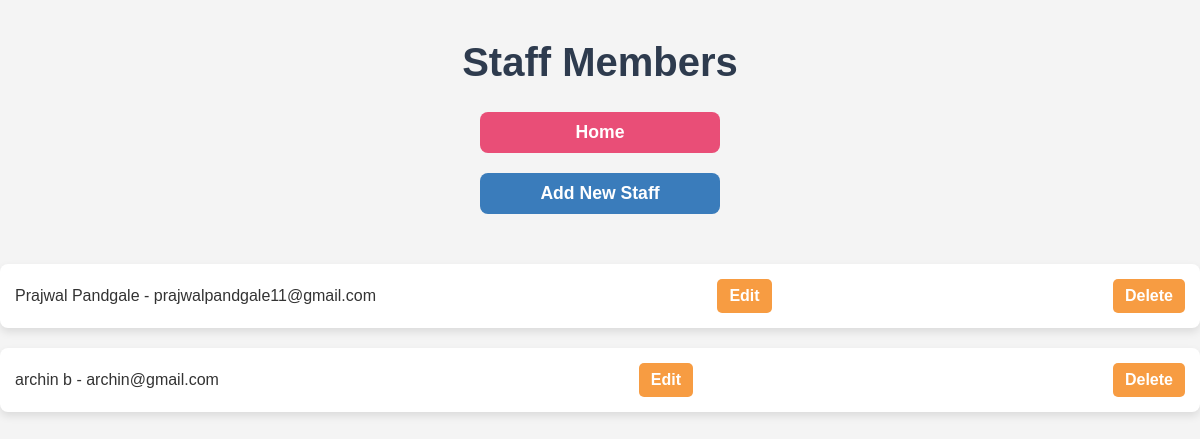
Page /staff/ on the committed database.
### yoga/models.py (models this page shows, shortened)
class Staff(models.Model):
    first_name = models.CharField(max_length=100)
    last_name = models.CharField(max_length=100)
    email = models.EmailField()
    phone = models.CharField(max_length=15)
    role = models.CharField(max_length=50, null=True, blank=True)  # Nullable field

### yoga/views.py (the view)
# urls.py: path('staff/', views.view_staff, name='view_staff'),
def view_staff(request):
    staff_list = Staff.objects.all()  # Fetch all staff entries from the database
    return render(request, 'view_staff.html', {'staff_list': staff_list})

### yoga/templates/view_staff.html (shortened to what this page needs)
{% load static %}
<!DOCTYPE html>
<html lang="en">
<head>
    <link rel="stylesheet" href="{% static 'css/view_staff.css' %}">
</head>
<body>
    <h1>Staff Members</h1>
    <nav>
        <a href="{% url 'home' %}" class="home-btn">Home</a>
        <a href="{% url 'add_staff' %}">Add New Staff</a>
    </nav>
    <ul>
        {% for staff in staff_list %}
            <li>
                {{ staff.first_name }} {{ staff.last_name }} - {{ staff.email }}
                <a href="{% url 'edit_staff' staff.id %}">Edit</a>
                <a href="{% url 'delete_staff' staff.id %}">Delete</a>
            </li>
        {% endfor %}
    </ul>
</body>
</html>

### yoga/static/css/view_staff.css (style rules this page uses)
body { font-family: Arial, sans-serif; background-color: #f4f4f4; margin: 0; padding: 0; color: #333; }
h1 { text-align: center; margin-top: 40px; font-size: 2.5rem; color: #2e3b4e; }
a { text-decoration: none; color: #3a7cbb; font-weight: bold; transition: color 0.3s ease; }
nav { display: flex; flex-direction: column; align-items: center; margin-bottom: 40px; }
nav a { font-size: 1.1rem; padding: 10px 20px; width: 200px; text-align: center; background-color: #3a7cbb; color: white; border-radius: 8px; transition: background-color 0.3s ease, transform 0.2s ease; margin-bottom: 10px; }
nav a.home-btn { background-color: #e94e77; margin-bottom: 20px; }
ul { list-style-type: none; padding: 0; margin-top: 20px; }
ul li { display: flex; justify-content: space-between; align-items: center; padding: 15px; margin-bottom: 20px; background-color: white; border-radius: 8px; box-shadow: 0 4px 8px rgba(0, 0, 0, 0.1); transition: transform 0.3s ease, box-shadow 0.3s ease; }
ul li a { padding: 8px 12px; margin-left: 10px; background-color: #f79c42; color: white; border-radius: 5px; font-size: 1rem; transition: background-color 0.3s ease, transform 0.2s ease; }
ul li:last-child { margin-bottom: 0; }

### rows in the picture
Staff: first_name "Prajwal", last_name "Pandgale", email "prajwalpandgale11@gmail.com"
Staff: first_name "archin", last_name "b", email "archin@gmail.com"
